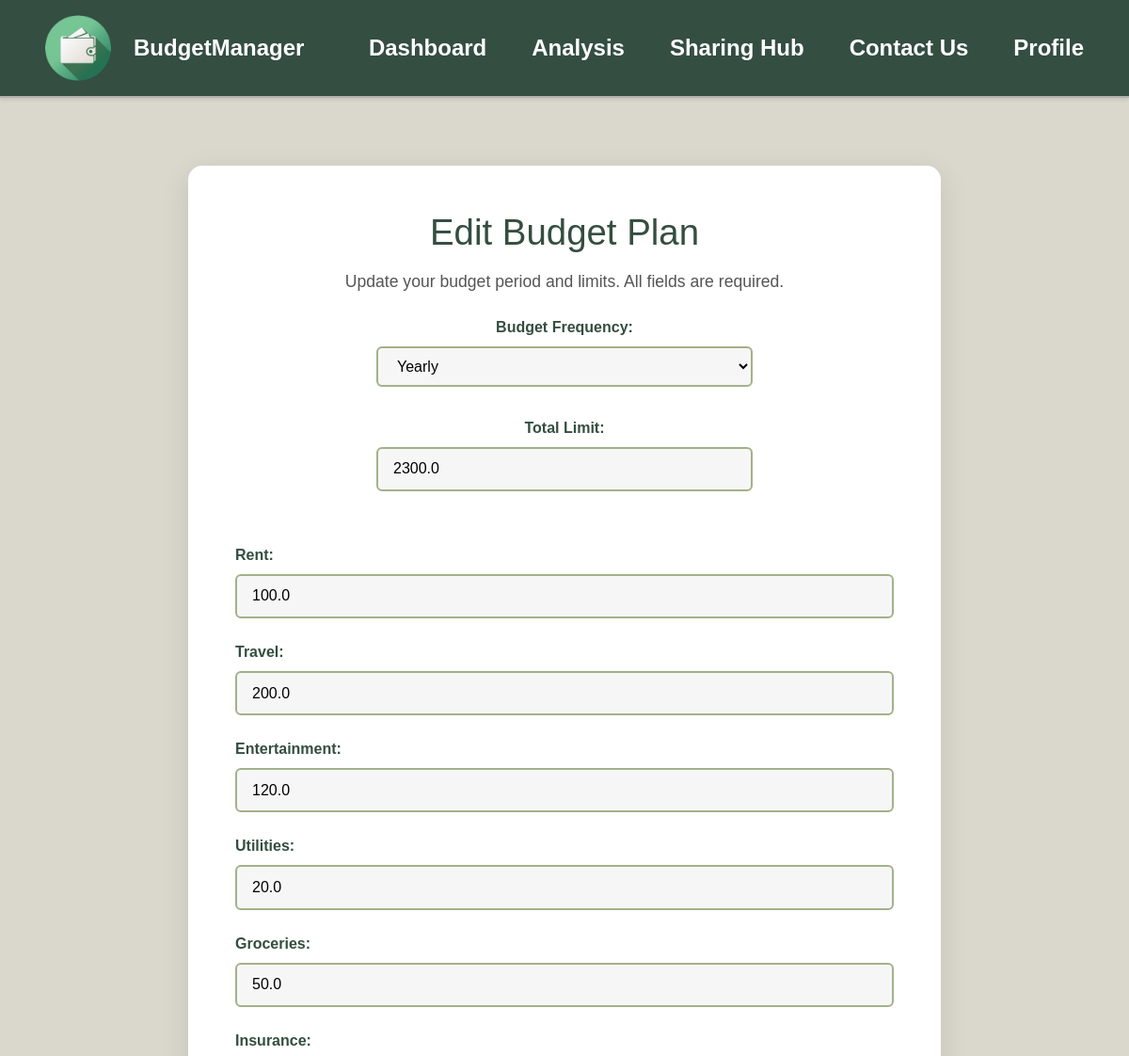
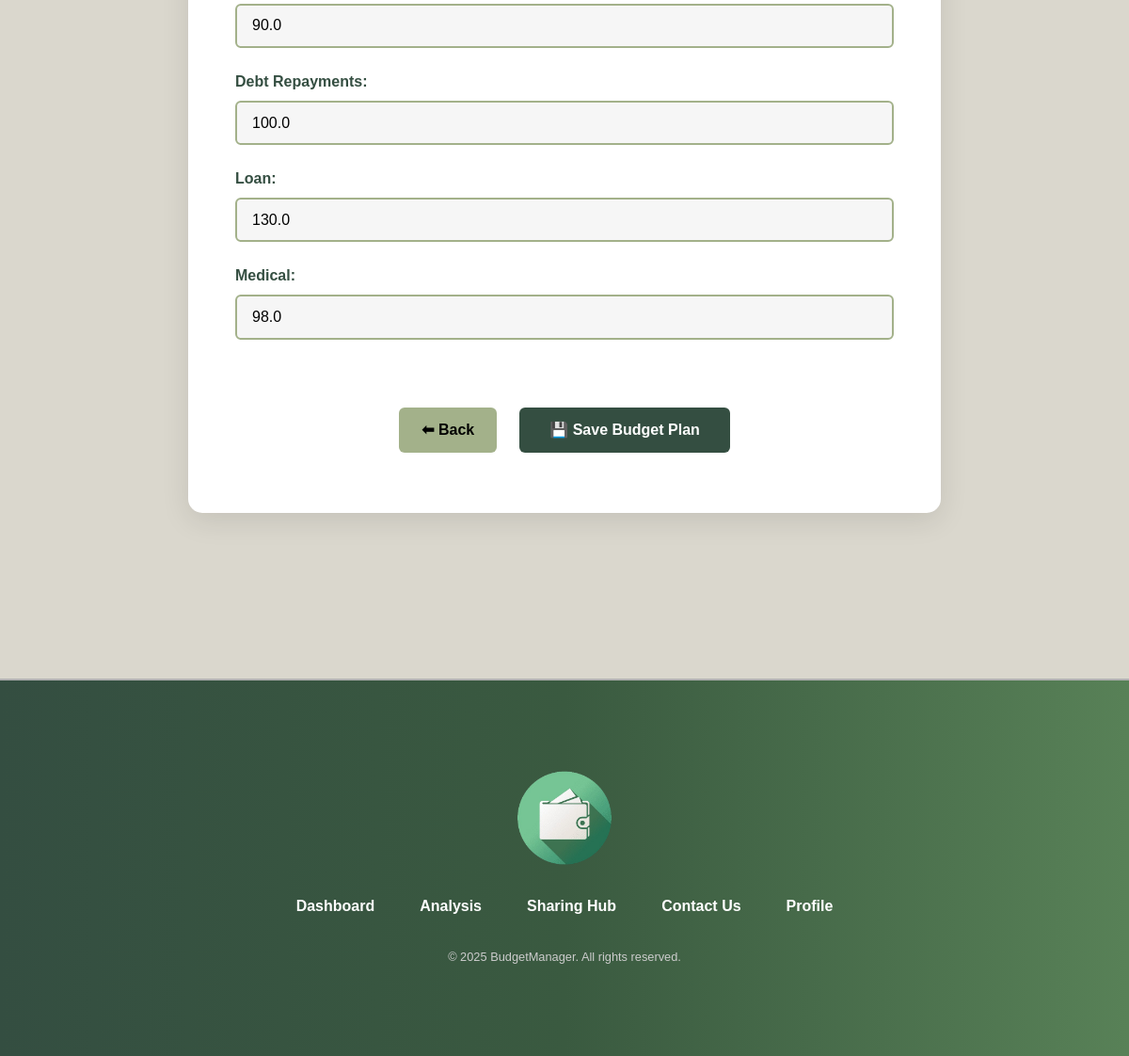
/budget-planner/edit (signed in), run on the app's committed database (2 pictures, top to bottom).
### models/budgetPlan.py (models this page shows)
class BudgetPlan(db.Model):
    __tablename__ = 'budget_plans'
    id = db.Column(db.Integer, primary_key=True)
    user_id = db.Column(db.Integer, db.ForeignKey('users.id'), nullable=False)
    frequency = db.Column(db.String(20), nullable=False)
    total_limit = db.Column(db.Float, nullable=False)
    category_limits = db.Column(db.JSON, nullable=False)
    timestamp = db.Column(db.DateTime, default=datetime.utcnow)

### app.py (the view)
@app.route('/budget-planner/edit', methods=['GET'])
@login_required_custom
def edit_budget_plan():
    user_id = session.get('user_id')
    from models.budgetPlan import BudgetPlan
    budget = BudgetPlan.query.filter_by(user_id=user_id).first()
    if not budget:
        flash("No existing budget found to edit.", "warning")
        return redirect(url_for('budget_planner'))
    return render_template('edit_budget.html', budget=budget, categories=CATEGORIES)

### app.py (called while the page is built)
def login_required_custom(f):
    @wraps(f)
    def decorated_function(*args, **kwargs):
        if 'user_id' not in session:
            flash('please login first', 'warning')
            return redirect(url_for('login'))
        return f(*args, **kwargs)
    return decorated_function

### templates/edit_budget.html (shortened to what this page needs)
{% extends "layout_user.html" %}
{% block styles %}
<link href="https://cdn.jsdelivr.net/npm/bootstrap@5.3.5/dist/css/bootstrap.min.css" rel="stylesheet">
<link rel="stylesheet" href="{{ url_for('static', filename='css/style.css') }}">
<link rel="stylesheet" href="{{ url_for('static', filename='css/analysis.css') }}">
<link rel="stylesheet" href="{{ url_for('static', filename='css/analysis_tools.css') }}">
{% endblock %}
{% block content %}
<div class="main-content-with-navbar">
    <section class="expense-tracker-section">
        <div class="expense-tracker-box">
            <h2>Edit Budget Plan</h2>
            <p class="mt-3 mb-4">Update your budget period and limits. All fields are required.</p>
            <form method="POST" action="{{ url_for('update_budget') }}" class="budget-form mt-4">
                <div class="form-row full">
                    <label for="frequency">Budget Frequency:</label>
                    <select name="frequency" id="frequency" required>
                        <option value="yearly" {% if budget.period == 'yearly' %}selected{% endif %}>Yearly</option>
                    </select>
                </div>
                <div class="form-row full">
                    <label for="total_limit">Total Limit:</label>
                    <input type="number" id="total_limit" name="total_limit" step="0.01" value="{{ budget.total_limit }}" required>
                </div>
                <div class="form-grid mt-4">
                    {% for category in categories %}
                    <div class="form-pair">
                        <label for="{{ category }}">{{ category }}:</label>
                        <input type="number" id="{{ category }}" name="{{ category }}" value="{{ budget.category_limits[category] }}" step="0.01" required>
                    </div>
                    {% endfor %}
                </div>
                <div class="mt-4 d-flex justify-content-between">
                    <a href="{{ url_for('budget_planner') }}" class="btn-secondary">⬅ Back</a>
                    <button type="submit" class="btn-primary save-budget-btn ms-4">💾 Save Budget Plan</button>
                </div>
            </form>
        </div>
    </section>
</div>
{% endblock %}

### static/css/style.css (style rules this page uses)
body, h1, ul, li, a { margin: 0; padding: 0; list-style: none; text-decoration: none; color: inherit; }
body { font-family: 'Arial', sans-serif; background-color: #DAD7CD; color: #000; display: flex; flex-direction: column; }
body, html { scroll-behavior: smooth; height: 100%; }

### static/css/analysis.css (style rules this page uses)
.main-content-with-navbar { margin-top: 7rem; margin-bottom: 7rem; }

### static/css/analysis_tools.css (style rules this page uses)
.expense-tracker-section { background-color: #DAD7CD; padding: 4rem 1rem; display: flex; justify-content: center; }
.expense-tracker-box { background: #fff; padding: 3rem; border-radius: 15px; box-shadow: 0 8px 30px rgba(0, 0, 0, 0.1); max-width: 800px; width: 100%; text-align: center; }
.expense-tracker-box h2 { font-size: 2.4rem; color: #344E41; margin-bottom: 0.5rem; }
.expense-tracker-box p { font-size: 1.1rem; margin-bottom: 2rem; color: #555; }
.btn-primary, .btn-secondary { display: inline-block; padding: 0.75rem 1.5rem; margin: 1rem 0; font-size: 1rem; font-weight: bold; border-radius: 6px; text-decoration: none; transition: all 0.3s ease; }
.btn-primary { background-color: #344E41; color: #fff; border: none; }
.btn-secondary { background-color: #A3B18A; color: #000; border: none; }
.budget-form { display: flex; flex-direction: column; gap: 2rem; align-items: center; }
.budget-form .form-row.full { width: 100%; max-width: 400px; }
.budget-form label { font-weight: bold; color: #344E41; display: block; margin-bottom: 0.5rem; }
.budget-form input, .budget-form select { width: 100%; padding: 0.6rem 1rem; border: 2px solid #A3B18A; border-radius: 6px; font-size: 1rem; background-color: #f6f6f6; transition: border-color 0.3s ease; }
.form-grid { display: grid; flex-direction: column; gap: 1.5rem; width: 100%; max-width: 700px; }
.form-pair { display: flex; flex-direction: column; align-items: flex-start; }
.save-budget-btn { padding: 0.75rem 2rem; font-size: 1rem; font-weight: bold; }

### data on the page
BudgetPlan: total_limit "2300.0", Rent "100.0" "200.0" "120.0" "20.0" "50.0" "90.0" "100.0" "130.0" "98.0"

### other printed values
{{ category }} "Rent" "Travel" "Entertainment" "Utilities" "Groceries" "Insurance" "Debt Repayments" "Loan" "Medical"
